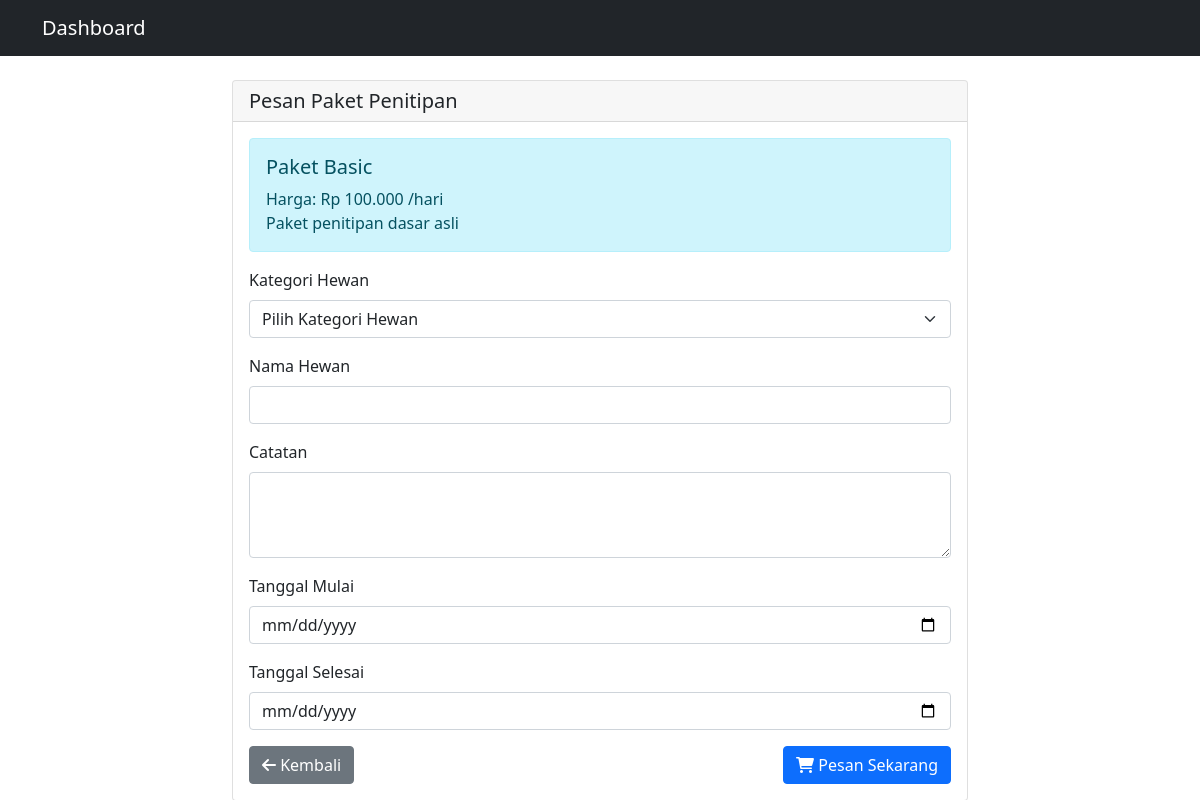
The page /user/pesan_paket.php?id=A (signed in) on the database its author committed.
### tables this page shows
CREATE TABLE `paket` (
  `id_paket` varchar(10) NOT NULL,
  `nama_paket` varchar(100) NOT NULL,
  `harga` decimal(10,2) NOT NULL,
  `deskripsi` text,
  `created_at` timestamp NOT NULL DEFAULT CURRENT_TIMESTAMP
);

### includes/config.php (called while the page is built, shortened)
<?php
$conn = mysqli_connect(DB_SERVER, DB_USERNAME, DB_PASSWORD, DB_NAME);
function clean($string) {
    global $conn;
    return mysqli_real_escape_string($conn, $string);
}
?>

### user/pesan_paket.php (the view, shortened to what this page needs)
<?php
require_once '../includes/config.php';
$id_paket = clean($_GET['id']);
$query = "SELECT * FROM paket WHERE id_paket = ?";
$stmt = mysqli_prepare($conn, $query);
mysqli_stmt_bind_param($stmt, "s", $id_paket);
mysqli_stmt_execute($stmt);
$paket = mysqli_fetch_assoc(mysqli_stmt_get_result($stmt));
?>
<!DOCTYPE html>
<html lang="id">
<head>
    <link href="https://cdn.jsdelivr.net/npm/bootstrap@5.1.3/dist/css/bootstrap.min.css" rel="stylesheet">
    <link rel="stylesheet" href="https://cdnjs.cloudflare.com/ajax/libs/font-awesome/6.0.0/css/all.min.css">
</head>
<body>
    <nav class="navbar navbar-expand-lg navbar-dark bg-dark">
        <div class="container">
            <a class="navbar-brand" href="dashboard.php">Dashboard</a>
        </div>
    </nav>
    <div class="container mt-4">
        <div class="row justify-content-center">
            <div class="col-md-8">
                <div class="card">
                    <div class="card-header">
                        <h5 class="card-title mb-0">Pesan Paket Penitipan</h5>
                    </div>
                    <div class="card-body">
                        <div class="alert alert-info">
                            <h5><?php echo $paket['nama_paket']; ?></h5>
                            <p class="mb-0">Harga: Rp <?php echo number_format($paket['harga'], 0, ',', '.'); ?> /hari</p>
                            <p class="mb-0"><?php echo $paket['deskripsi']; ?></p>
                        </div>
                        <form action="proses_pesanan.php" method="POST">
                            <div class="mb-3">
                                <label class="form-label">Kategori Hewan</label>
                                <select class="form-select" name="id_kategori" required>
                                    <option value="">Pilih Kategori Hewan</option>
                                </select>
                            </div>
                            <div class="mb-3">
                                <label class="form-label">Nama Hewan</label>
                                <input type="text" class="form-control" name="nama_hewan" required>
                            </div>
                            <div class="mb-3">
                                <label class="form-label">Catatan</label>
                                <textarea class="form-control" name="catatan" rows="3"></textarea>
                            </div>
                            <div class="mb-3">
                                <label class="form-label">Tanggal Mulai</label>
                                <input type="date" class="form-control" name="tgl_awal" required
                                       min="<?php echo date('Y-m-d'); ?>">
                            </div>
                            <div class="mb-3">
                                <label class="form-label">Tanggal Selesai</label>
                                <input type="date" class="form-control" name="tgl_akhir" required
                                       min="<?php echo date('Y-m-d'); ?>">
                            </div>
                            <div class="d-flex justify-content-between">
                                <a href="daftar_paket.php" class="btn btn-secondary">
                                    <i class="fas fa-arrow-left"></i> Kembali
                                </a>
                                <button type="submit" class="btn btn-primary">
                                    <i class="fas fa-shopping-cart"></i> Pesan Sekarang
                                </button>
                            </div>
                        </form>
                    </div>
                </div>
            </div>
        </div>
    </div>
</body>
</html>

### rows shown on the page
paket: nama_paket "Paket Basic", harga "100.000", deskripsi "Paket penitipan dasar asli"
